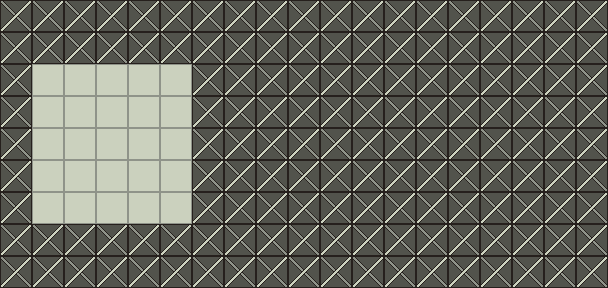

This is a level from a 2D game, rendered from its Tiled map with the project's own tilesets. A one-line summary and the complete map file follow:
An orthogonal 19x9 tile map with 32x32 px tiles, 1 tile layer (Tile Layer).

<map version="1.0" orientation="orthogonal" renderorder="right-down" width="19" height="9" tilewidth="32" tileheight="32" infinite="0" backgroundcolor="#8f9389" nextlayerid="3" nextobjectid="512">
<tileset firstgid="1" name="tileset" tilewidth="32" tileheight="32" tilecount="1024" columns="5">
<image source="../tileset.png" width="160" height="160" />
</tileset>
<layer id="1" name="Tile Layer" width="19" height="9">
<data encoding="csv">
2,2,2,2,2,2,2,2,2,2,2,2,2,2,2,2,2,2,2,
2,2,2,2,2,2,2,2,2,2,2,2,2,2,2,2,2,2,2,
2,1,1,1,1,1,2,2,2,2,2,2,2,2,2,2,2,2,2,
2,1,1,1,1,1,2,2,2,2,2,2,2,2,2,2,2,2,2,
2,1,1,1,1,1,2,2,2,2,2,2,2,2,2,2,2,2,2,
2,1,1,1,1,1,2,2,2,2,2,2,2,2,2,2,2,2,2,
2,1,1,1,1,1,2,2,2,2,2,2,2,2,2,2,2,2,2,
2,2,2,2,2,2,2,2,2,2,2,2,2,2,2,2,2,2,2,
2,2,2,2,2,2,2,2,2,2,2,2,2,2,2,2,2,2,2
</data>
</layer>
<objectgroup id="2" name="Object Layer">
</objectgroup>
</map>
